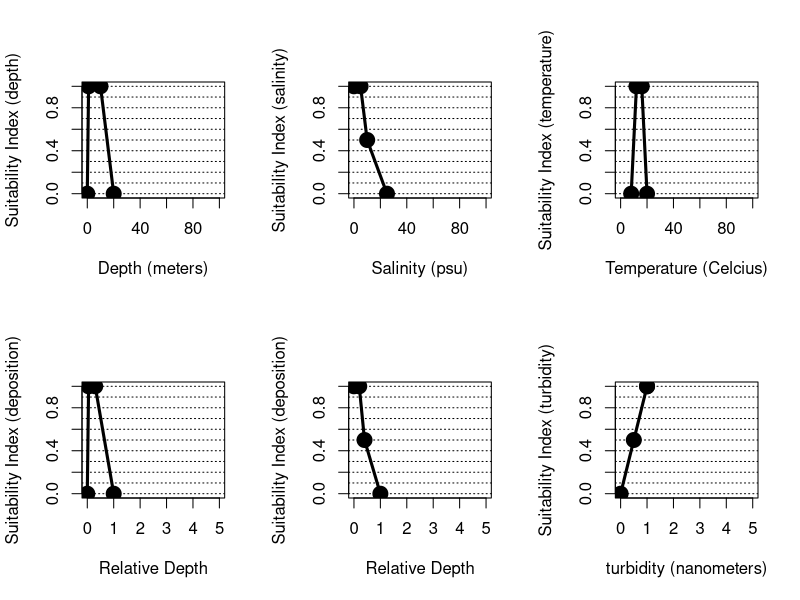

Source code (R):
## ---- chunk 1
#Create data frame with freshwater tidal submodel
alewife.spawning <- data.frame(matrix(NA,nrow=4,ncol=12))
colnames(alewife.spawning) <- c("depth","depth.SIV","salinity", "salinity.SIV", "temp.C", "temp.C.SIV","velocity","velocity.SIV","silt.clay.per","silt.clay.SIV","tubidity","turbidity.SIV")

alewife.spawning$depth <- c(0,1,10,20)
alewife.spawning$depth.SIV <- c(0,1,1,0)
alewife.spawning$salinity <- c(0,5,10,25)
alewife.spawning$salinity.SIV <- c(1,1,0.5,0)
alewife.spawning$temp.C <- c(8,12,16,20)
alewife.spawning$temp.C.SIV <- c(0,1,1,0)
alewife.spawning$velocity <- c(0,0.05,0.3,1)
alewife.spawning$velocity.SIV <- c(0,1,1,0)
alewife.spawning$silt.clay.per <- c(0,0.2,0.4,1)
alewife.spawning$silt.clay.SIV <- c(1,1,0.5,0)
alewife.spawning$tubidity <- c(0,200,600,1000)
alewife.spawning$turbidity.SIV <- c(1,1,0.5,0)

##########
#Create summary figure for fresh.tid submodel
par(mfrow=c(2,3), cex=1.0)

  #Depthe
  plot(alewife.spawning$depth, alewife.spawning$depth.SIV, xlim=c(0,100), ylim=c(0,1), type="l", xlab="Depth (meters)", ylab="Suitability Index (depth)")
  abline(h=seq(0,1,0.1), lty=3)
  points(alewife.spawning$depth, alewife.spawning$depth.SIV, pch=19, cex=2)
  lines(alewife.spawning$depth, alewife.spawning$depth.SIV, lwd=3)
  
  #salinity.
  plot(alewife.spawning$salinity, alewife.spawning$salinity.SIV, xlim=c(0,100), ylim=c(0,1), type="l",
       xlab="Salinity (psu)", ylab="Suitability Index (salinity)")
  abline(h=seq(0,1,0.1), lty=3)
  points(alewife.spawning$salinity, alewife.spawning$salinity.SIV, pch=19, cex=2)
  lines(alewife.spawning$salinity, alewife.spawning$salinity.SIV, lwd=3)
  
  #temperature
  plot(alewife.spawning$temp.C, alewife.spawning$temp.C.SIV, xlim=c(0,100), ylim=c(0,1), type="l",
       xlab="Temperature (Celcius)", ylab="Suitability Index (temperature)")
  abline(h=seq(0,1,0.1), lty=3)
  points(alewife.spawning$temp.C, alewife.spawning$temp.C.SIV, pch=19, cex=2)
  lines(alewife.spawning$temp.C, alewife.spawning$temp.C.SIV, lwd=3)
  
  #velocitu
  plot(alewife.spawning$velocity, alewife.spawning$velocity.SIV, xlim=c(0,5), ylim=c(0,1), type="l",
       xlab="Relative Depth", ylab="Suitability Index (deposition)")
  abline(h=seq(0,1,0.1), lty=3)
  points(alewife.spawning$velocity, alewife.spawning$velocity.SIV, pch=19, cex=2)
  lines(alewife.spawning$velocity, alewife.spawning$velocity.SIV, lwd=3)
  
  #silt/clay percentage
  plot(alewife.spawning$silt.clay.per, alewife.spawning$silt.clay.SIV, xlim=c(0,5), ylim=c(0,1), type="l",
       xlab="Relative Depth", ylab="Suitability Index (deposition)")
  abline(h=seq(0,1,0.1), lty=3)
  points(alewife.spawning$silt.clay.per, alewife.spawning$silt.clay.SIV, pch=19, cex=2)
  lines(alewife.spawning$silt.clay.per, alewife.spawning$silt.clay.SIV, lwd=3)
  
   #turbidity
  plot(alewife.spawning$turbidity, alewife.spawning$turbidity.SIV, xlim=c(0,5), ylim=c(0,1), type="l",
       xlab="turbidity (nanometers)", ylab="Suitability Index (turbidity)")
  abline(h=seq(0,1,0.1), lty=3)
  points(alewife.spawning$turbidity, alewife.spawning$turbidity.SIV, pch=19, cex=2)
  lines(alewife.spawning$turbidity, alewife.spawning$turbidity.SIV, lwd=3)
